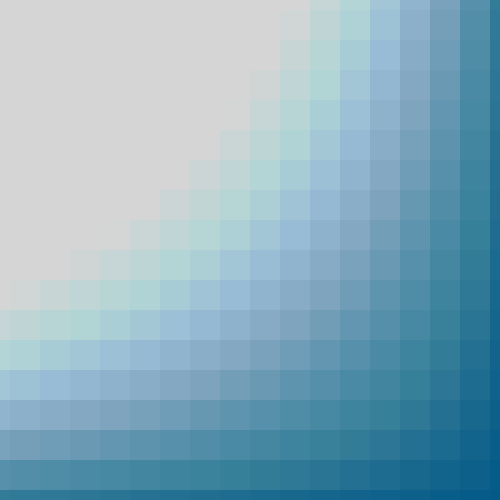
Frame 1 (no input)
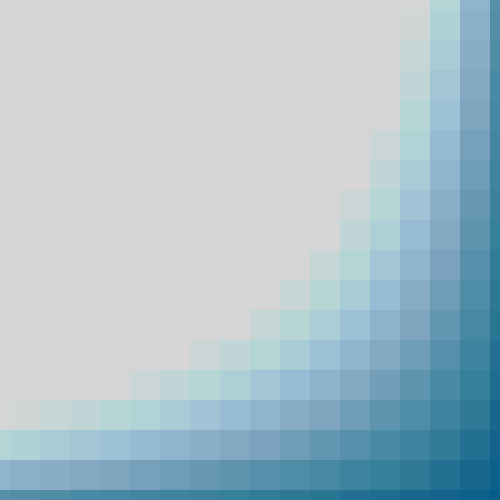
Frame 2 (the mouse pressed at the canvas centre, redrawn once)

The Processing sketch that drew these frames (run headless with seeded random() and noise(); the mouse was pressed at the canvas centre and the sketch redrawn once):

// Processing sketch: processing_81580
// ── processing_81580.pde

void setup()
{
  size(500,500);
// background(#8068B4);
background(#005886);
//background(#01582E);
//background(#581E01);
}

void draw()
{
  //largeur de la forme
for(int l=10; l<=530; l= l+30)

//hauteur de la forme
for(int h=10; h<=530; h=h+30)

{noStroke();
fill(255,3);
rect(0,0,l,h);}

noLoop();
}
